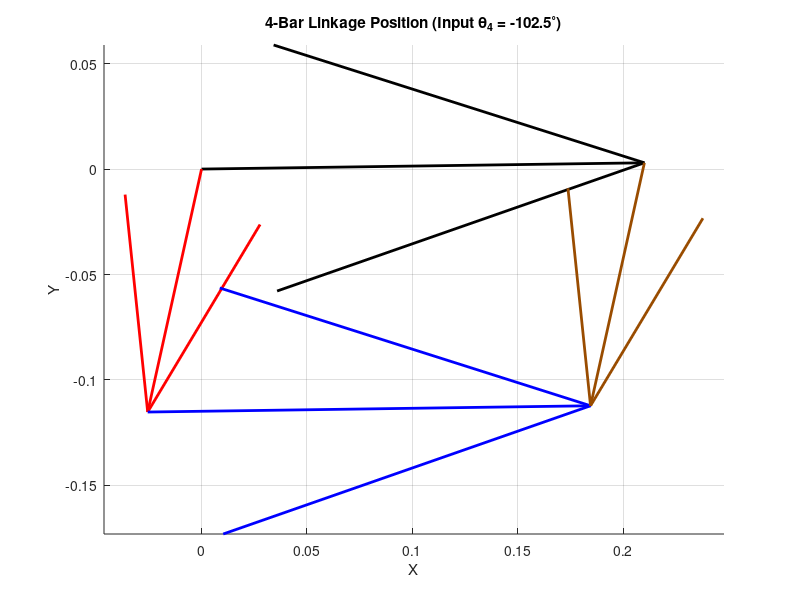

This figure's MATLAB source:
clear all
close all
clc

% ==========================================
% 1. PARAMETERS & INPUT
% ==========================================
L1 = 0.210; % Ground (Pink) - d
L2 = 0.118; % Crank (Cyan) - Link 2 - a
L3 = 0.210; % Coupler (Blue) - Link 3 - b
L4 = 0.118; % Rocker (Brown) - Link 4 - c

a = L2;
b = L3;
c = L4;
d = L1;

% Ground Offset Angle
theta1_deg = 0.81;
theta1 = deg2rad(theta1_deg);

% --- INPUT: Link 4 (Brown) ---
% โจทย์กำหนด q4 (global) มาให้
q4_global_deg = -102.5; 
q4 = deg2rad(q4_global_deg) - theta1; % Convert to Local Angle (relative to Link 1)

% ==========================================
% 2. CALCULATION (Find q2 given q4)
% ==========================================

% Norton Constants
K1 = d/a;
K2 = d/c;
K3 = (a^2 - b^2 + c^2 + d^2)/(2*a*c);

% เนื่องจาก Input คือ q4 และต้องการหา q2
% เราจึงต้องสลับบทบาทของตัวแปรในสมการ A, B, C
% (เปรียบเทียบกับ Standard Form ที่หา q4 จาก q2)
% โดยใช้ Logic: K1<->K2 และ q2<->q4

A = cos(q4) - K2 - K1*cos(q4) + K3;
B = -2*sin(q4);
C = K2 - (K1+1)*cos(q4) + K3;

% Solve for q2 (Link 2 angle) - 2 Solutions
% Case 1:
q2_sol1 = 2*atan((-B - sqrt(B^2-4*A*C))/(2*A)); 
% Case 2:
q2_sol2 = 2*atan((-B + sqrt(B^2-4*A*C))/(2*A));

% Convert to Degree (Local)
q2_sol1d = rad2deg(q2_sol1);
q2_sol2d = rad2deg(q2_sol2);

% Calculate q3 (Link 3 angle) from Vector Loop
% Loop: R2 + R3 - R4 - R1 = 0  => R3 = R1 + R4 - R2
% R1 = d, R4 = c*e^jq4, R2 = a*e^jq2
% เราใช้ atan2 หรือ angle function เพื่อหา q3 โดยตรงจาก Vector Sum

% Solution Set 1 (คู่กับ q2_sol1)
R3_vec1 = d + c*exp(1j*q4) - a*exp(1j*q2_sol1);
q3_sol1 = angle(R3_vec1);

% Solution Set 2 (คู่กับ q2_sol2)
R3_vec2 = d + c*exp(1j*q4) - a*exp(1j*q2_sol2);
q3_sol2 = angle(R3_vec2);

q3_sol1d = rad2deg(q3_sol1);
q3_sol2d = rad2deg(q3_sol2);

% ==========================================
% 3. VECTOR CONSTRUCTION FOR PLOTTING
% ==========================================
% เลือกใช้ Solution Set 2 (Open Config) หรือ Set 1 ตามต้องการ
% ในที่นี้สมมติเลือก Set 2 เพื่อพล็อต
q2_plot = q2_sol2; 
q3_plot = q3_sol2;

% Offset กลับเป็น Global เพื่อการพล็อตที่ถูกต้อง
q2_global = q2_plot + theta1;
q3_global = q3_plot + theta1;
q4_real_global = q4 + theta1; 
q1_global = theta1;

% สร้าง Vector (ใช้ Global Angle เพื่อพล็อตลงกราฟจริง)
RO2 = 0; % จุดเริ่มต้น
RO4 = d*exp(1j*q1_global); % Ground Vector

RA  = a*exp(1j*q2_global);      % Link 2 vector
RB_from_A = b*exp(1j*q3_global); % Link 3 vector
RB_from_O4 = c*exp(1j*q4_real_global); % Link 4 vector

% Absolute Positions
Pos_A = RO2 + RA;
Pos_B = RO2 + RA + RB_from_A;
Pos_O4 = RO4;

% แยก Component สำหรับ Quiver
RAx = real(RA);      RAy = imag(RA);
RBAx = real(RB_from_A); RBAy = imag(RB_from_A);
RO4x = real(RO4);    RO4y = imag(RO4);
RBO4x = real(RB_from_O4); RBO4y = imag(RB_from_O4);

% ==========================================
% 4. PLOT
% ==========================================
figure;
hold on; axis equal; grid on;

% Plot Ground (O2 -> O4)
quiver(0, 0, RO4x, RO4y, 0, 'k', 'LineWidth', 2, 'MaxHeadSize', 0.5); 

% Plot Link 2 (Crank) - O2 -> A
quiver(0, 0, RAx, RAy, 0, 'r', 'LineWidth', 2, 'MaxHeadSize', 0.5);

% Plot Link 3 (Coupler) - A -> B
quiver(RAx, RAy, RBAx, RBAy, 0, 'b', 'LineWidth', 2, 'MaxHeadSize', 0.5);

% Plot Link 4 (Rocker/Input) - O4 -> B
% Note: Quiver start at O4, vector is RBO4
quiver(RO4x, RO4y, RBO4x, RBO4y, 0, 'color', [0.6 0.3 0], 'LineWidth', 2, 'MaxHeadSize', 0.5);

title(['4-Bar Linkage Position (Input \theta_4 = ' num2str(q4_global_deg) '^\circ)']);
xlabel('X'); ylabel('Y');

% แสดงผลลัพธ์ใน Command Window
fprintf('--- Results ---\n');
fprintf('Input Theta4 (Global): %.4f deg\n', q4_global_deg);
fprintf('Calculated Theta2 (Global): %.4f deg\n', rad2deg(q2_global));
fprintf('Calculated Theta3 (Global): %.4f deg\n', rad2deg(q3_global));
